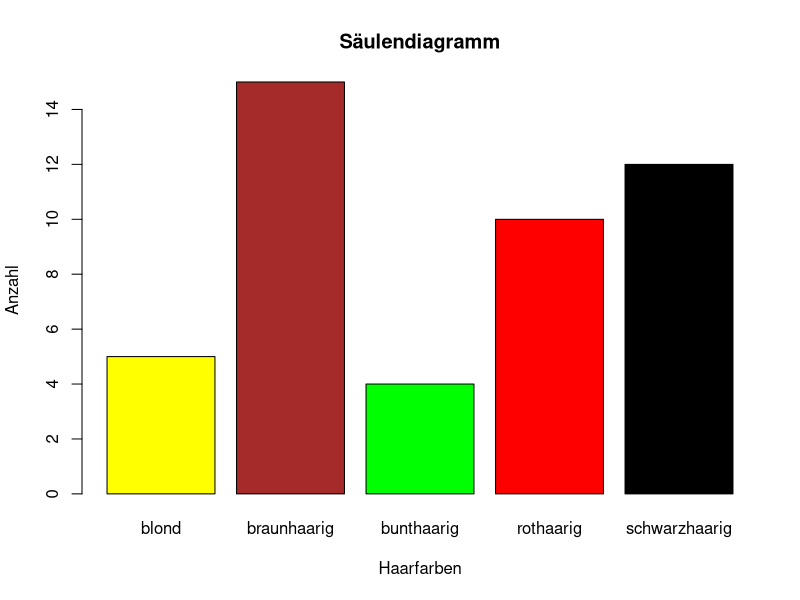
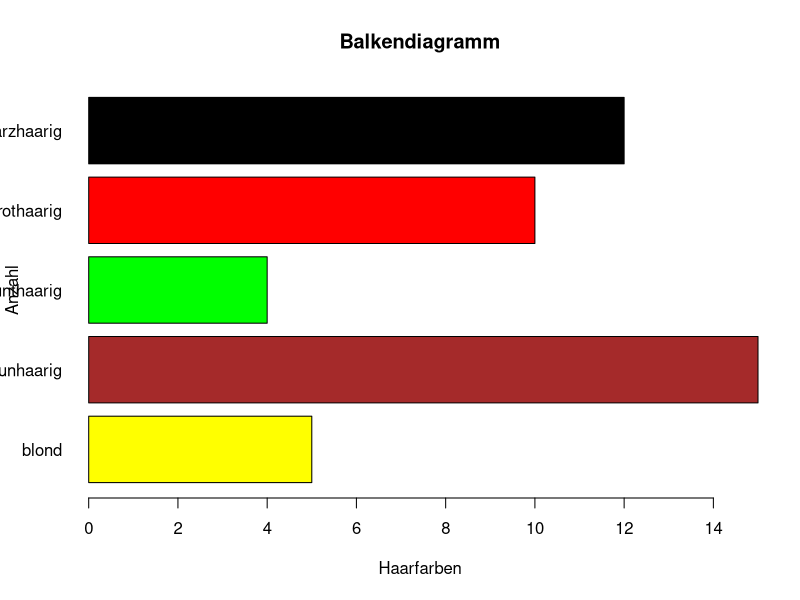
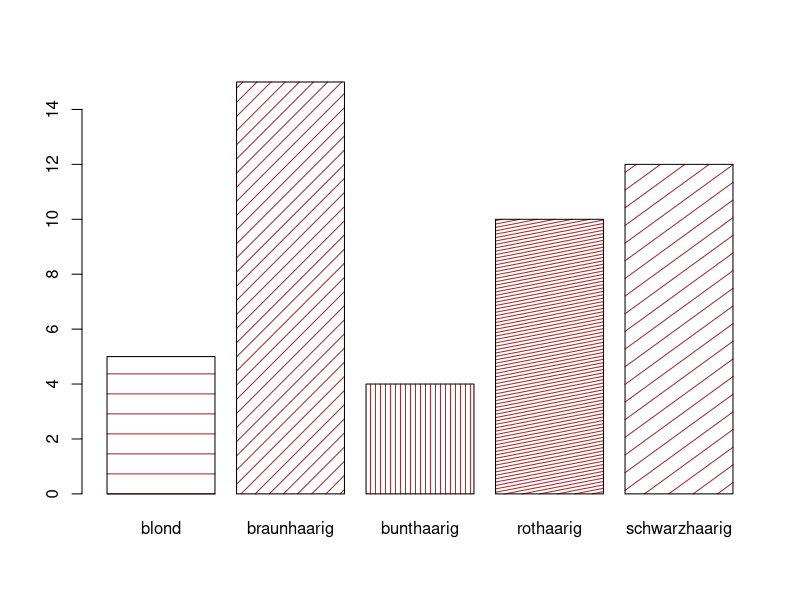
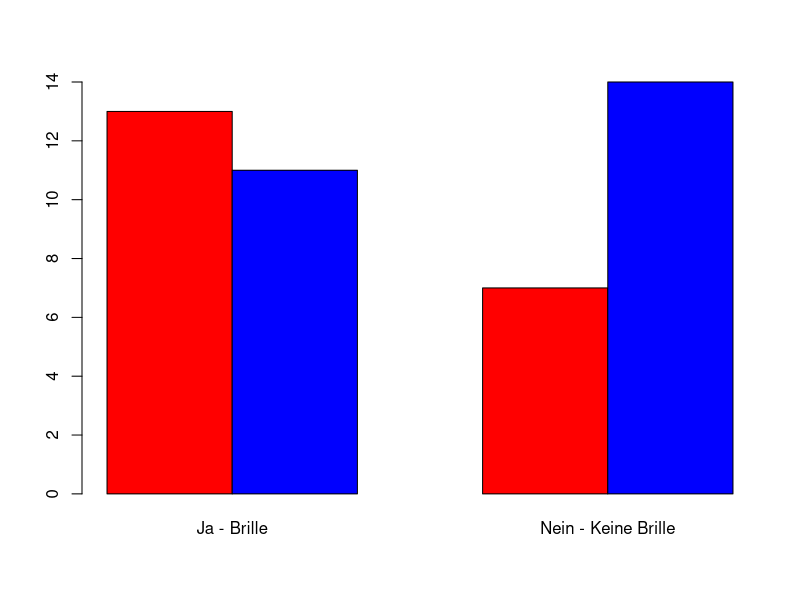
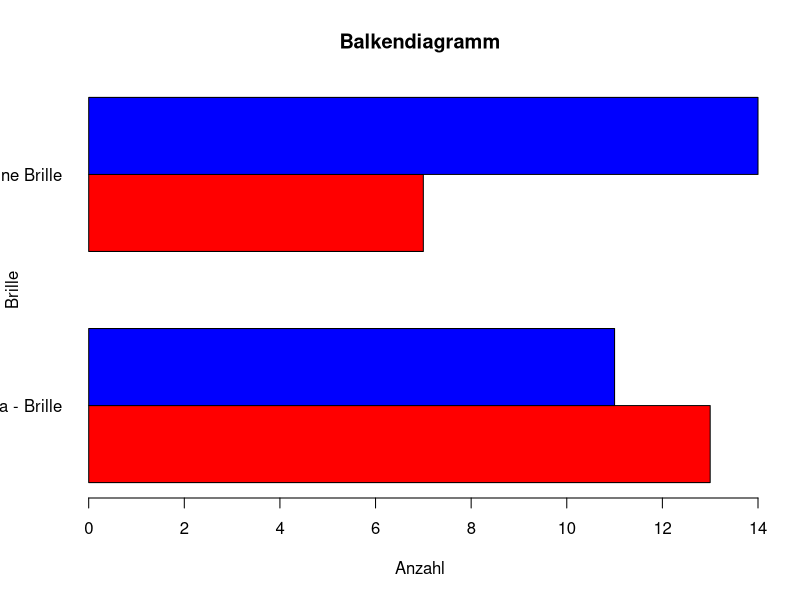
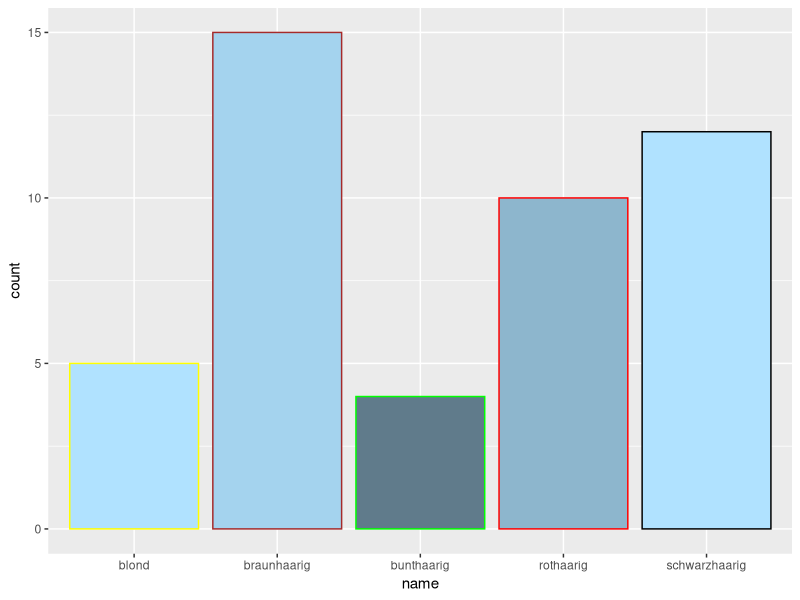
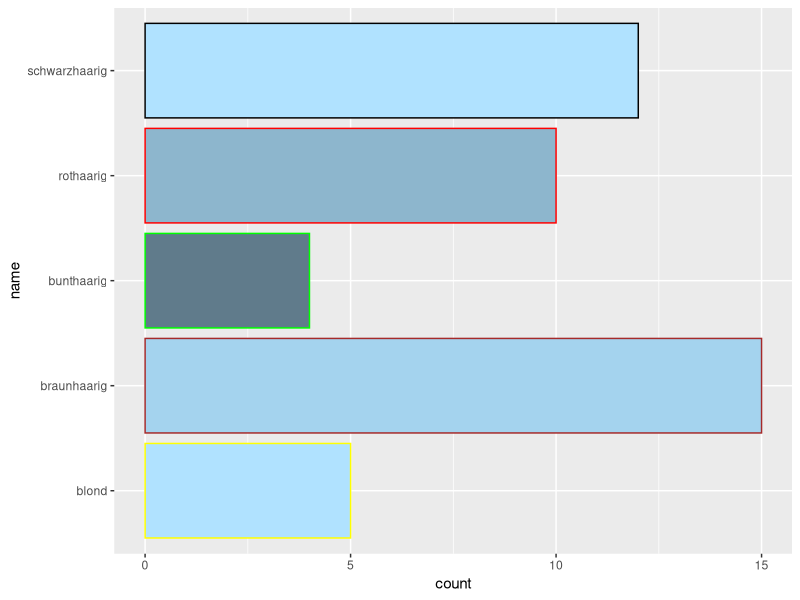

These charts were generated, in order, by the following R code:
## ---- chunk 1
data <- data.frame(
  name=c( rep("braunhaarig",15),  
          rep("blond",5),
          rep("rothaarig",10),
          rep("schwarzhaarig",12),
          rep("bunthaarig",4))
  )
View(data)
## ---- chunk 2
a<- sample(x = 1:2, size = 45, replace = TRUE)
a
data2 <- data.frame(
  geschlecht=c(rep("männlich",20),  
               rep("weilblich",25)),
  brille = a
  )
data2$brille
View(data2)
library(magrittr)
library(dplyr)
data1 <- data2 %>%
  mutate(brille   = factor(brille, levels = c(2, 1), labels = c("Ja - Brille", "Nein - Keine Brille")))
View(data1)
## ---- chunk 3
#name = c("braunhaarig","blond","rothaarig","schwarzhaarig","bunthaarig")
counts <- table(data$name) # Die Ausprägungen werden gezählt
counts
barplot(counts, #Infos
        main = "Säulendiagramm", #Überschrift 
        #names.arg = name,
        #beside = TRUE,
        xlab ="Haarfarben",  # x-Achse
        ylab = "Anzahl", # Y-Achse
        col = c("yellow","brown", "green", "red","black") # Farben 
        )
## ---- chunk 4
counts <- table(data$name) # Die Ausprägungen werden gezählt
barplot(counts, #Infos
        main = "Balkendiagramm", #Überschrift 
        xlab ="Haarfarben",  # x-Achse
        ylab = "Anzahl", # Y-Achse
        col = c("yellow","brown", "green", "red","black"), # Farben 
        horiz=TRUE, #Drehen
        las =1 # Bezeichnung drehen
        )
## ---- chunk 5
barplot(counts , density=c(5,10,20,30,7) , angle=c(0,45,90,11,36) , col="brown")
## ---- chunk 6
Brille <- table(data1$geschlecht,data1$brille)
Brille

barplot(Brille,
        #beside = FALSE,
        beside = TRUE,
        col = c("red", "blue")
        )
## ---- chunk 7
barplot(Brille, #Infos
        main = "Balkendiagramm", #Überschrift 
        xlab ="Anzahl",  # x-Achse
        ylab = "Brille", # Y-Achse
        col = c("red", "blue"), # Farben
        beside = TRUE,
        #beside = FALSE,
        horiz=TRUE, #Drehen
        las =1 # Bezeichnung drehen
        )
## ---- chunk 8
library(ggplot2)
ggplot(data, aes(x=name)) +
  
  geom_bar(color= c("yellow","brown", "green", "red","black"),
           fill= c("lightskyblue1", "lightskyblue2",   
                   "lightskyblue4","lightskyblue3",
                   "lightskyblue1"))
## ---- chunk 9

library(ggplot2)
ggplot(data, aes(x=name)) + # Daten
    geom_bar(color= c("yellow","brown", "green", "red","black"),#Farbe für die Linie
           fill= c("lightskyblue1", "lightskyblue2",    
                   "lightskyblue4","lightskyblue3",
                   "lightskyblue1"))+
coord_flip() #Drehen
